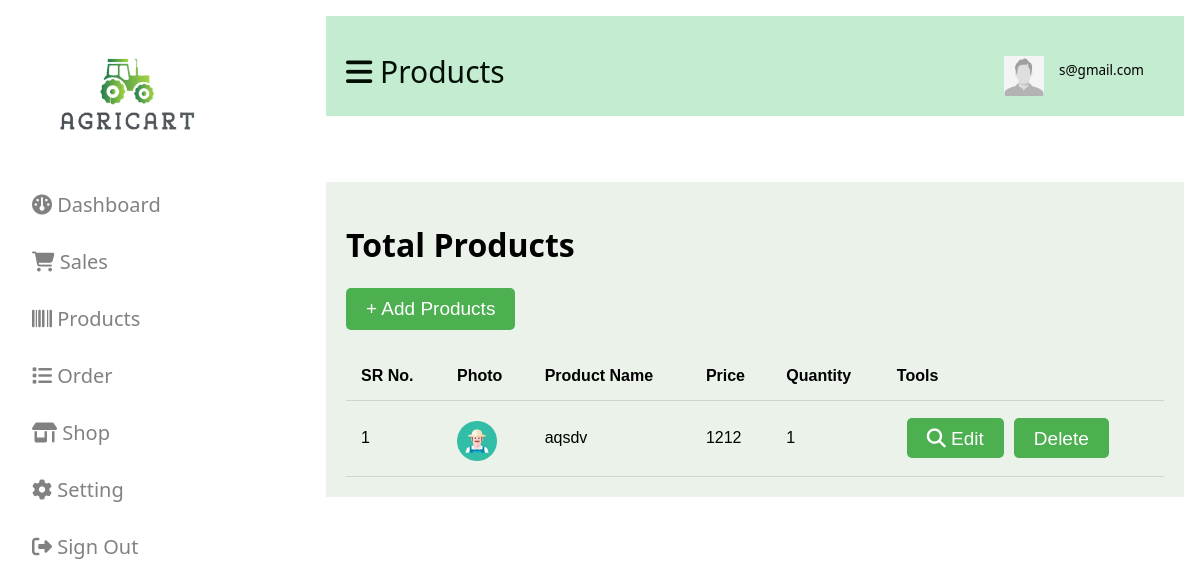
The page /seller/products.php (signed in) on the database as committed earlier.
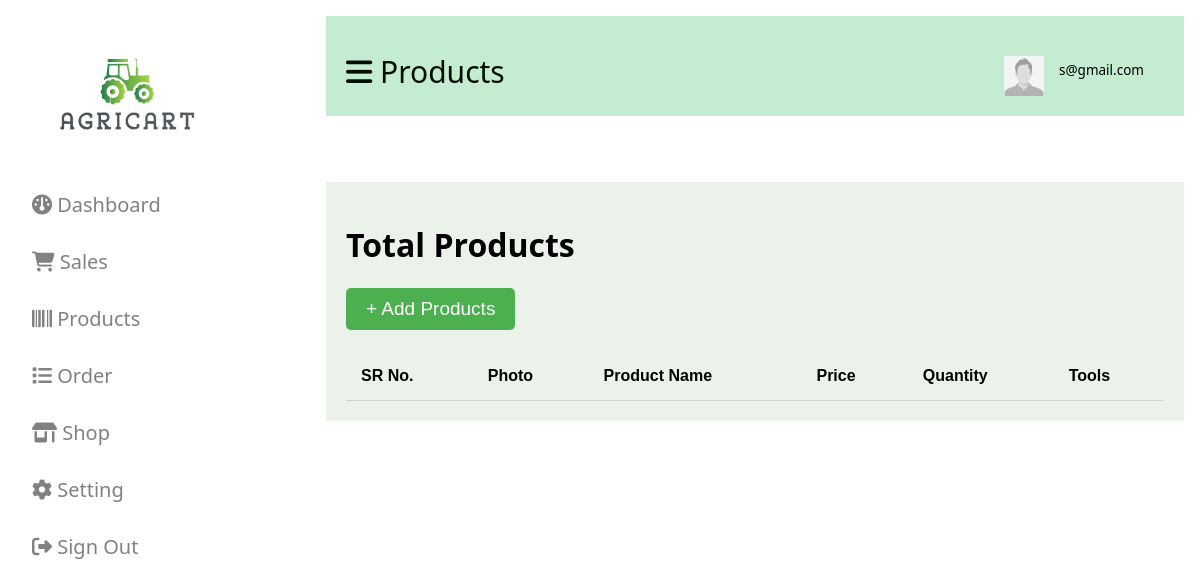
The same page on the database as committed later.
### tables this page shows
CREATE TABLE `product_details` (
  `product_id` int(10) NOT NULL,
  `seller_id` int(255) NOT NULL,
  `name` varchar(50) NOT NULL,
  `description` varchar(255) NOT NULL,
  `mrp` int(255) NOT NULL,
  `price` int(50) NOT NULL,
  `quantity` int(255) NOT NULL,
  `photo` varchar(50) NOT NULL,
  `photo2` varchar(255) NOT NULL,
  `photo3` varchar(255) NOT NULL
);

### seller/products.php (the view, shortened to what this page needs)
<?php
include("../database/connection.php");
$seller_username = $_SESSION['username'];
$seller_id_query = "SELECT seller_id FROM seller_details WHERE email = '$seller_username'";
$seller_id_result = mysqli_query($conn, $seller_id_query);
$seller_id_row = mysqli_fetch_assoc($seller_id_result);
$seller_id = $seller_id_row['seller_id'];
$product_query = "SELECT * FROM product_details WHERE seller_id = '$seller_id'";
$product_result = mysqli_query($conn, $product_query);
?>
<!DOCTYPE html>
<html lang="en">
<head>
    <link rel="stylesheet" href="style.css">
    <link rel="stylesheet" href="https://cdnjs.cloudflare.com/ajax/libs/font-awesome/4.7.0/css/font-awesome.min.css">
    <link rel="stylesheet" href="https://cdnjs.cloudflare.com/ajax/libs/font-awesome/6.5.1/css/all.min.css"
>
</head>
<body>
    <?php include("navigation.php"); ?>
    <div id="main">
        <div class="head">
            <div class="col-div-6">
                <span style="font-size:30px;cursor:pointer; color: #000e04;" class="nav"><i
                        class="fa-solid fa-bars"></i> Products</span>
            </div>
            <div class="col-div-6">
            <div class="profile">
                <?php
                    $image = empty($row['photo']) ? '../images/profile.jpg' : '../images/' . $row['photo'];
                    echo "<td><img src='$image' class='pro-img'></td>";
                ?>
                    <p><?php echo $seller_username; ?></p>
                </div>
            </div>
        </div>
        <br />
        <br /><br />
        <div class="col-div-8">
            <div class="box-8">
                <div class="content">
                <p>
    <h1>Total Products</h1>
    <a href="add_product.php"><button>+ Add Products</button></a>
</p>
                    <br />
                    <table>
                        <tr>
                            <th>SR No.</th>
                            <th>Photo</th>
                            <th>Product Name</th>
                            <th>Price</th>
                            <th>Quantity</th>
                            <th>Tools</th>
                        </tr>
                        <?php
                        $sr_no = 1;
                        while ($row = mysqli_fetch_assoc($product_result)) {?>
                            <tr>
                                <td><?php echo $sr_no++; ?></td>
                                <?php
                                $image = empty($row['photo']) ? '../images/profile.jpg' : '../images/' . $row['photo'];
                                echo "<td><img src='$image' class='pro-img'></td>";
                                ?>
                                <td><?php echo $row['name']; ?></td>
                                <td><?php echo $row['price']; ?></td>
                                <td><?php echo $row['quantity']; ?></td>
                                <td>
                                    <div class="view-button">
                                        <button onclick="openPopup(<?php echo $row['product_id']; ?>)">
                                            <i class='fa-solid fa-magnifying-glass'></i> Edit
                                        </button>
                                        <form method="POST" action="delete_product.php">
                                            <button type="submit">
                                            <ion-icon name="trash-outline"></ion-icon>  Delete
                                            </button>
                                        </form>
                                    </div>
                                </td>
                            </tr>
                            <?php
                        }
                        ?>
                    </table>
                </div>
            </div>
        </div>
    </div>
</body>
</html>

Rows that differ between the two databases and show on the page:
removed product_details: photo (picture), name "aqsdv", price "1212", quantity "1"
